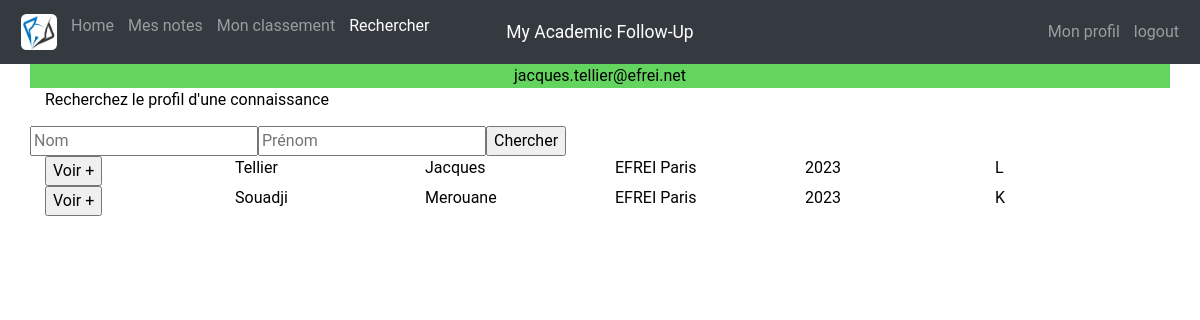
The page /Vue/Research.php (signed in) on the database its author committed.
### tables this page shows
CREATE TABLE IF NOT EXISTS `student` (
  `id` int(11) NOT NULL AUTO_INCREMENT,
  `name` varchar(100) NOT NULL,
  `firstname` varchar(100) NOT NULL,
  `school` varchar(100) NOT NULL,
  `promotion` char(4) NOT NULL,
  `td_group` char(10) NOT NULL,
  `email` varchar(100) NOT NULL,
  `confidentiality` varchar(8) NOT NULL,
  PRIMARY KEY (`id`),
  KEY `student_school` (`school`),
  KEY `student_promotion` (`promotion`),
  KEY `student_email` (`email`)
);

### Vue/Research.php (the view, shortened to what this page needs)
<?php
  include("../BDD/Connexion.php");
?>
  <div class="container">
    <div class="row">
      <div class="col-lg-12" align="center" id="head-column" style="background-color: <?= $_SESSION['manager'] ? '#3978c4' : '#63d55f' ?>">
        <?php
          if (isset($_SESSION["email"])):
            echo $_SESSION["email"];
          endif;
        ?>
      </div>
    </div>
  </div>
  <div class="container">
    <p> Recherchez le profil d'une connaissance</p>
    <form class="row" action="CheckOtherProfil.php" method="post">
      <input type="text" name="SearchProfilName" placeholder="Nom">
      <input type="text" name="SearchProfilFirstName" placeholder="Prénom">
      <input type="submit" name="SearchProfilSubmit" value="Chercher">
    </form>
    <?php
      $email = $_SESSION["email"];
      $sql = "SELECT id, name, firstname, school, promotion, td_group FROM student WHERE confidentiality = 'Publique' AND email != '$email'";
      $result = $con->query($sql);
      while ($row = $result->fetch_assoc()) {
      ?>
      <form class="row" action="CheckOtherProfil.php" method="post">
        <div class="col-lg-2 ml-lg-auto mr-lg-auto">
          <input type="submit" name="checkProfilSubmit" id="checkProfil" value="Voir +">
        </div>
        <div class="col-lg-2 ml-lg-auto mr-lg-auto"><?= $row["name"]; ?></div>
        <div class="col-lg-2 ml-lg-auto mr-lg-auto"><?= $row["firstname"]; ?></div>
        <div class="col-lg-2 ml-lg-auto mr-lg-auto"><?= $row["school"]; ?></div>
        <div class="col-lg-2 ml-lg-auto mr-lg-auto"><?= $row["promotion"]; ?></div>
        <div class="col-lg-2 ml-lg-auto mr-lg-auto"><?= $row["td_group"]; ?></div>
      </form>
    <?php } ?>
  </div>

### Vue/CSS/Main.css (style rules this page uses)
html, body { position: relative; font-size: 14px; margin: 0 !important; padding: 0; color: var(--noir); height: 100%; }

### Vue/CSS/Average.css (style rules this page uses)
body { font-family: Roboto; font-size: 16px; line-height: 1.5; }

### Vue/CSS/Colors.css (style rules this page uses)
:root { --noir: #000; --blanc: #fff; --jaune: #E8C542; --jaune2: #F1BC71; --beige: #FBFBF3; --beige_fonce: #F2EDDB; --vert: #09371F; --violet: #90769D; --cyan: #51A9AB; --vert2: #57AC8A; --rose: #CFA0B6; --bleu_ciel: #73BBBC; --cam_color: #C4C395; --bleu_logo: #2E4143; --cam_color2:#BC6D3E; --orange_logo:#B17047; --orange_logo_o: rgba(177, 112, 71,0.8); --bleu_logo_o: rgba(46, 65, 67,0.9); --cam_color2_o: rgba(188, 109, 62, 0.70); --cam_color_o: rgba(196, 195, 149,0.8); --violet_o:rgba(144, 118, 157,0.65); --bleu_ciel_o:rgba(115, 187, 188, 0.65); --cyan_o:rgba(81, 169, 171,0.55); --cyan_o2:rgba(81, 169, 171,0.80); --jaune_o: rgba(232,197,66,0.7); --beige_fonce_o: rgba(242,237,219,0.82); --vert_o: rgba(9,55,31,0.70); --vert_o2: rgba(9,55,31,0.65); --vert_clair:rgba(154, 188, 157,0.92); --vert_clair_o:rgba(154, 188, 157,0.2); --rouge: rgb(225, 51, 45); --rouge_clair:rgb(234, 116, 112); }

### rows shown on the page
student: name "Tellier", firstname "Jacques", school "EFREI Paris", promotion "2023", td_group "L"
student: name "Souadji", firstname "Merouane", school "EFREI Paris", promotion "2023", td_group "K"

### other values the page prints
$_SESSION["email"] "jacques.tellier@efrei.net"
